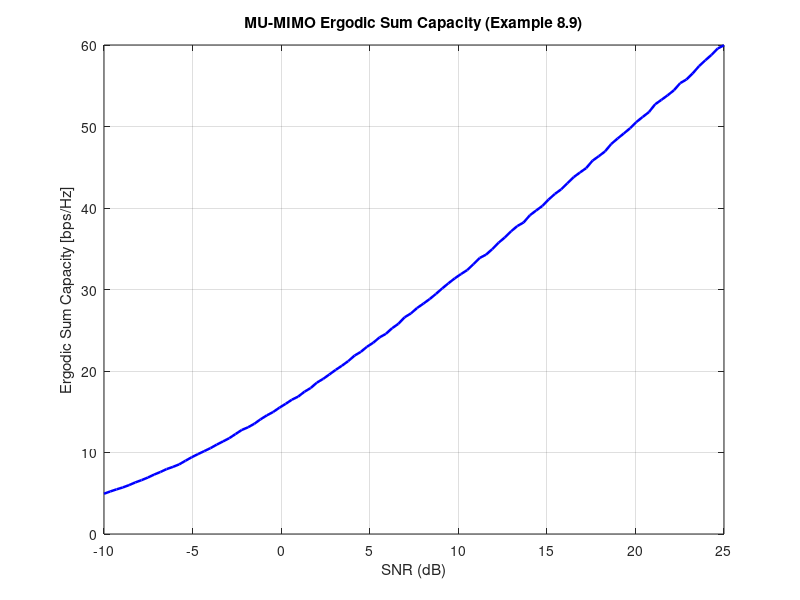

Reproduce this figure in MATLAB.
clear; clc; close all;

% Parameters
Nt = 2;
Nr = 6;
U = 3;
SNR_dB = linspace(-10, 25, 100);
SNR_linear = 10.^(SNR_dB / 10);
num_trials = 500;

% SNR scaling per user
snr_offset = [0, 5, 8]; % in dB
snr_multiplier = 10.^(snr_offset / 10); % linear scale

% Store results
sum_capacity = zeros(size(SNR_dB));

% Monte Carlo simulation
for i = 1:length(SNR_dB)
    C_temp = zeros(1, num_trials);
    for t = 1:num_trials
        Hsum = zeros(Nr, Nr);
        for u = 1:U
            Hu = (randn(Nr, Nt) + 1j*randn(Nr, Nt)) / sqrt(2);  % IID Rayleigh
            snr_u = SNR_linear(i) * snr_multiplier(u);
            Hsum = Hsum + (snr_u / Nt) * (Hu * Hu');
        end
        C_temp(t) = real(log2(det(eye(Nr) + Hsum)));
    end
    sum_capacity(i) = mean(C_temp);
end

% Plotting
figure;
plot(SNR_dB, sum_capacity, 'b-', 'LineWidth', 1.8);
xlabel('SNR (dB)');
ylabel('Ergodic Sum Capacity [bps/Hz]');
title('MU-MIMO Ergodic Sum Capacity (Example 8.9)');
grid on;
xlim([-10 25]);
ylim([0 60]);

% Save EPS for Overleaf
print('-depsc2', 'fig/ex8_9.eps');
